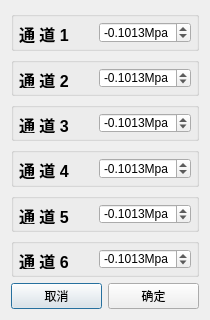
<?xml version="1.0" encoding="UTF-8"?>
<ui version="4.0">
 <class>CalibrationDialog</class>
 <widget class="QDialog" name="CalibrationDialog">
  <property name="geometry">
   <rect>
    <x>0</x>
    <y>0</y>
    <width>210</width>
    <height>320</height>
   </rect>
  </property>
  <property name="sizePolicy">
   <sizepolicy hsizetype="Fixed" vsizetype="Fixed">
    <horstretch>0</horstretch>
    <verstretch>0</verstretch>
   </sizepolicy>
  </property>
  <property name="minimumSize">
   <size>
    <width>210</width>
    <height>320</height>
   </size>
  </property>
  <property name="maximumSize">
   <size>
    <width>210</width>
    <height>320</height>
   </size>
  </property>
  <property name="windowTitle">
   <string>压力校准</string>
  </property>
  <layout class="QVBoxLayout" name="verticalLayout">
   <item>
    <widget class="QGroupBox" name="groupBox">
     <property name="title">
      <string/>
     </property>
     <layout class="QHBoxLayout" name="horizontalLayout">
      <property name="spacing">
       <number>30</number>
      </property>
      <property name="margin">
       <number>5</number>
      </property>
      <item>
       <widget class="QLabel" name="label">
        <property name="sizePolicy">
         <sizepolicy hsizetype="Fixed" vsizetype="Preferred">
          <horstretch>0</horstretch>
          <verstretch>0</verstretch>
         </sizepolicy>
        </property>
        <property name="text">
         <string>&lt;html&gt;&lt;head/&gt;&lt;body&gt;&lt;p&gt;&lt;span style=&quot; font-size:12pt; font-weight:600;&quot;&gt;通 道  1&lt;/span&gt;&lt;/p&gt;&lt;/body&gt;&lt;/html&gt;</string>
        </property>
       </widget>
      </item>
      <item>
       <widget class="QDoubleSpinBox" name="press_spin1">
        <property name="sizePolicy">
         <sizepolicy hsizetype="Minimum" vsizetype="Preferred">
          <horstretch>0</horstretch>
          <verstretch>0</verstretch>
         </sizepolicy>
        </property>
        <property name="wrapping">
         <bool>false</bool>
        </property>
        <property name="frame">
         <bool>true</bool>
        </property>
        <property name="buttonSymbols">
         <enum>QAbstractSpinBox::UpDownArrows</enum>
        </property>
        <property name="prefix">
         <string/>
        </property>
        <property name="suffix">
         <string>Mpa</string>
        </property>
        <property name="decimals">
         <number>4</number>
        </property>
        <property name="minimum">
         <double>-30.000000000000000</double>
        </property>
        <property name="maximum">
         <double>30.000000000000000</double>
        </property>
        <property name="singleStep">
         <double>0.001000000000000</double>
        </property>
        <property name="value">
         <double>-0.101300000000000</double>
        </property>
       </widget>
      </item>
     </layout>
    </widget>
   </item>
   <item>
    <widget class="QGroupBox" name="groupBox_2">
     <property name="title">
      <string/>
     </property>
     <layout class="QHBoxLayout" name="horizontalLayout_2">
      <property name="spacing">
       <number>30</number>
      </property>
      <property name="margin">
       <number>5</number>
      </property>
      <item>
       <widget class="QLabel" name="label_2">
        <property name="sizePolicy">
         <sizepolicy hsizetype="Fixed" vsizetype="Preferred">
          <horstretch>0</horstretch>
          <verstretch>0</verstretch>
         </sizepolicy>
        </property>
        <property name="text">
         <string>&lt;html&gt;&lt;head/&gt;&lt;body&gt;&lt;p&gt;&lt;span style=&quot; font-size:12pt; font-weight:600;&quot;&gt;通 道  2&lt;/span&gt;&lt;/p&gt;&lt;/body&gt;&lt;/html&gt;</string>
        </property>
       </widget>
      </item>
      <item>
       <widget class="QDoubleSpinBox" name="press_spin2">
        <property name="sizePolicy">
         <sizepolicy hsizetype="Minimum" vsizetype="Preferred">
          <horstretch>0</horstretch>
          <verstretch>0</verstretch>
         </sizepolicy>
        </property>
        <property name="suffix">
         <string>Mpa</string>
        </property>
        <property name="decimals">
         <number>4</number>
        </property>
        <property name="minimum">
         <double>-30.000000000000000</double>
        </property>
        <property name="maximum">
         <double>30.000000000000000</double>
        </property>
        <property name="singleStep">
         <double>0.001000000000000</double>
        </property>
        <property name="value">
         <double>-0.101300000000000</double>
        </property>
       </widget>
      </item>
     </layout>
    </widget>
   </item>
   <item>
    <widget class="QGroupBox" name="groupBox_3">
     <property name="title">
      <string/>
     </property>
     <layout class="QHBoxLayout" name="horizontalLayout_3">
      <property name="spacing">
       <number>30</number>
      </property>
      <property name="margin">
       <number>5</number>
      </property>
      <item>
       <widget class="QLabel" name="label_3">
        <property name="sizePolicy">
         <sizepolicy hsizetype="Fixed" vsizetype="Preferred">
          <horstretch>0</horstretch>
          <verstretch>0</verstretch>
         </sizepolicy>
        </property>
        <property name="text">
         <string>&lt;html&gt;&lt;head/&gt;&lt;body&gt;&lt;p&gt;&lt;span style=&quot; font-size:12pt; font-weight:600;&quot;&gt;通 道  3&lt;/span&gt;&lt;/p&gt;&lt;/body&gt;&lt;/html&gt;</string>
        </property>
       </widget>
      </item>
      <item>
       <widget class="QDoubleSpinBox" name="press_spin3">
        <property name="sizePolicy">
         <sizepolicy hsizetype="Minimum" vsizetype="Preferred">
          <horstretch>0</horstretch>
          <verstretch>0</verstretch>
         </sizepolicy>
        </property>
        <property name="suffix">
         <string>Mpa</string>
        </property>
        <property name="decimals">
         <number>4</number>
        </property>
        <property name="minimum">
         <double>-30.000000000000000</double>
        </property>
        <property name="maximum">
         <double>30.000000000000000</double>
        </property>
        <property name="singleStep">
         <double>0.001000000000000</double>
        </property>
        <property name="value">
         <double>-0.101300000000000</double>
        </property>
       </widget>
      </item>
     </layout>
    </widget>
   </item>
   <item>
    <widget class="QGroupBox" name="groupBox_4">
     <property name="title">
      <string/>
     </property>
     <layout class="QHBoxLayout" name="horizontalLayout_4">
      <property name="spacing">
       <number>30</number>
      </property>
      <property name="margin">
       <number>5</number>
      </property>
      <item>
       <widget class="QLabel" name="label_4">
        <property name="sizePolicy">
         <sizepolicy hsizetype="Fixed" vsizetype="Preferred">
          <horstretch>0</horstretch>
          <verstretch>0</verstretch>
         </sizepolicy>
        </property>
        <property name="text">
         <string>&lt;html&gt;&lt;head/&gt;&lt;body&gt;&lt;p&gt;&lt;span style=&quot; font-size:12pt; font-weight:600;&quot;&gt;通 道  4&lt;/span&gt;&lt;/p&gt;&lt;/body&gt;&lt;/html&gt;</string>
        </property>
       </widget>
      </item>
      <item>
       <widget class="QDoubleSpinBox" name="press_spin4">
        <property name="sizePolicy">
         <sizepolicy hsizetype="Minimum" vsizetype="Preferred">
          <horstretch>0</horstretch>
          <verstretch>0</verstretch>
         </sizepolicy>
        </property>
        <property name="suffix">
         <string>Mpa</string>
        </property>
        <property name="decimals">
         <number>4</number>
        </property>
        <property name="minimum">
         <double>-30.000000000000000</double>
        </property>
        <property name="maximum">
         <double>30.000000000000000</double>
        </property>
        <property name="singleStep">
         <double>0.001000000000000</double>
        </property>
        <property name="value">
         <double>-0.101300000000000</double>
        </property>
       </widget>
      </item>
     </layout>
    </widget>
   </item>
   <item>
    <widget class="QGroupBox" name="groupBox_5">
     <property name="title">
      <string/>
     </property>
     <layout class="QHBoxLayout" name="horizontalLayout_5">
      <property name="spacing">
       <number>30</number>
      </property>
      <property name="margin">
       <number>5</number>
      </property>
      <item>
       <widget class="QLabel" name="label_5">
        <property name="sizePolicy">
         <sizepolicy hsizetype="Fixed" vsizetype="Preferred">
          <horstretch>0</horstretch>
          <verstretch>0</verstretch>
         </sizepolicy>
        </property>
        <property name="text">
         <string>&lt;html&gt;&lt;head/&gt;&lt;body&gt;&lt;p&gt;&lt;span style=&quot; font-size:12pt; font-weight:600;&quot;&gt;通 道 5&lt;/span&gt;&lt;/p&gt;&lt;/body&gt;&lt;/html&gt;</string>
        </property>
       </widget>
      </item>
      <item>
       <widget class="QDoubleSpinBox" name="press_spin5">
        <property name="sizePolicy">
         <sizepolicy hsizetype="Minimum" vsizetype="Preferred">
          <horstretch>0</horstretch>
          <verstretch>0</verstretch>
         </sizepolicy>
        </property>
        <property name="suffix">
         <string>Mpa</string>
        </property>
        <property name="decimals">
         <number>4</number>
        </property>
        <property name="minimum">
         <double>-30.000000000000000</double>
        </property>
        <property name="maximum">
         <double>30.000000000000000</double>
        </property>
        <property name="singleStep">
         <double>0.001000000000000</double>
        </property>
        <property name="value">
         <double>-0.101300000000000</double>
        </property>
       </widget>
      </item>
     </layout>
    </widget>
   </item>
   <item>
    <widget class="QGroupBox" name="groupBox_6">
     <property name="title">
      <string/>
     </property>
     <layout class="QHBoxLayout" name="horizontalLayout_6">
      <property name="spacing">
       <number>30</number>
      </property>
      <property name="margin">
       <number>5</number>
      </property>
      <item>
       <widget class="QLabel" name="label_6">
        <property name="sizePolicy">
         <sizepolicy hsizetype="Fixed" vsizetype="Preferred">
          <horstretch>0</horstretch>
          <verstretch>0</verstretch>
         </sizepolicy>
        </property>
        <property name="text">
         <string>&lt;html&gt;&lt;head/&gt;&lt;body&gt;&lt;p&gt;&lt;span style=&quot; font-size:12pt; font-weight:600;&quot;&gt;通 道  6&lt;/span&gt;&lt;/p&gt;&lt;/body&gt;&lt;/html&gt;</string>
        </property>
       </widget>
      </item>
      <item>
       <widget class="QDoubleSpinBox" name="press_spin6">
        <property name="sizePolicy">
         <sizepolicy hsizetype="Minimum" vsizetype="Preferred">
          <horstretch>0</horstretch>
          <verstretch>0</verstretch>
         </sizepolicy>
        </property>
        <property name="suffix">
         <string>Mpa</string>
        </property>
        <property name="decimals">
         <number>4</number>
        </property>
        <property name="minimum">
         <double>-30.000000000000000</double>
        </property>
        <property name="maximum">
         <double>30.000000000000000</double>
        </property>
        <property name="singleStep">
         <double>0.001000000000000</double>
        </property>
        <property name="value">
         <double>-0.101300000000000</double>
        </property>
       </widget>
      </item>
     </layout>
    </widget>
   </item>
   <item>
    <layout class="QHBoxLayout" name="horizontalLayout_7">
     <item>
      <widget class="QPushButton" name="cancel_button">
       <property name="text">
        <string>取消</string>
       </property>
      </widget>
     </item>
     <item>
      <widget class="QPushButton" name="ok_button">
       <property name="text">
        <string>确定</string>
       </property>
      </widget>
     </item>
    </layout>
   </item>
  </layout>
 </widget>
 <resources/>
 <connections>
  <connection>
   <sender>cancel_button</sender>
   <signal>clicked()</signal>
   <receiver>CalibrationDialog</receiver>
   <slot>reject()</slot>
   <hints>
    <hint type="sourcelabel">
     <x>60</x>
     <y>288</y>
    </hint>
    <hint type="destinationlabel">
     <x>110</x>
     <y>317</y>
    </hint>
   </hints>
  </connection>
 </connections>
</ui>
